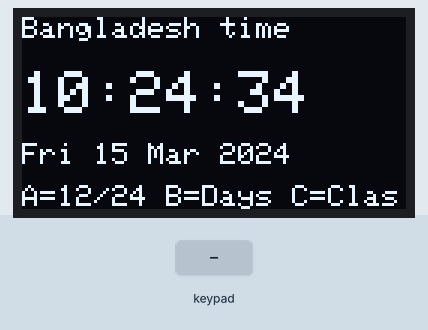
A sketch run on a simulated ESP32. Shown: 128×64 one-colour display. The inputs (shaded band) are chosen by the test bench. WiFi joins after 1.5 s; servers stay silent unless stated; the local clock reads 2024-03-15 10:24:30 at power-on unless the sketch sets it.

Above: at 4.2 s.
4.3 s: key 'A' pressed
At 4.9 s:
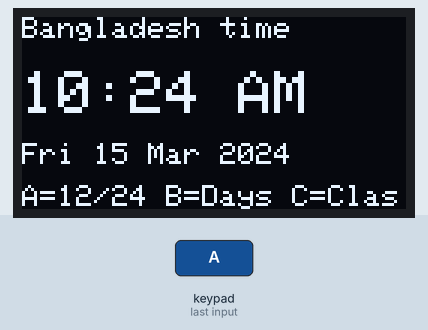
5.8 s: key 'B' pressed
At 6.3 s:
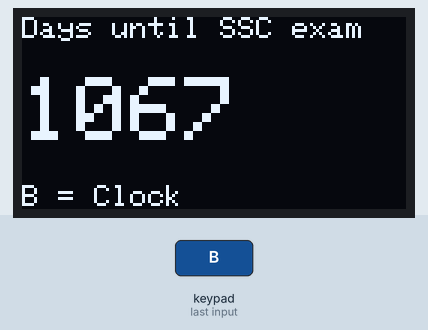
7.3 s: key 'C' pressed
At 8.5 s:
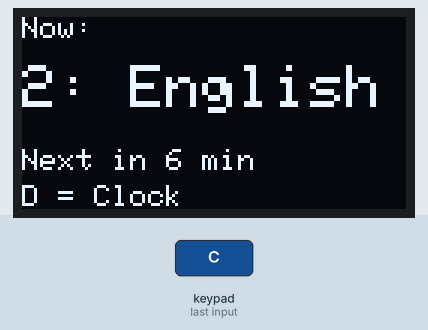
8.8 s: keypad keys 1 3 1 2 1 4 2 7 D pressed 0.4 s apart
At 13.3 s:
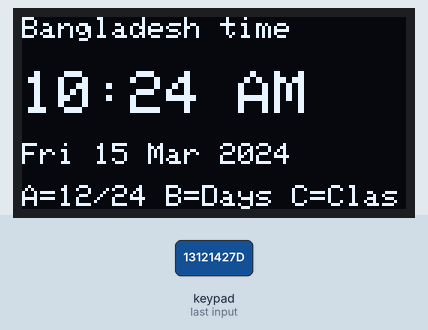
13.9 s: key 'C' pressed
At 14.8 s:
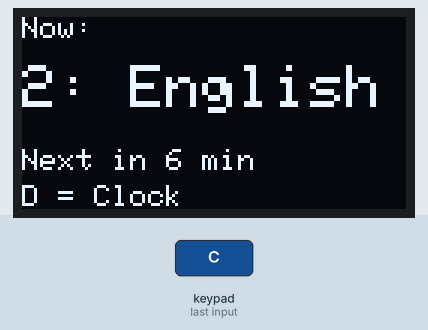
15.4 s: key 'D' pressed
At 30.9 s:
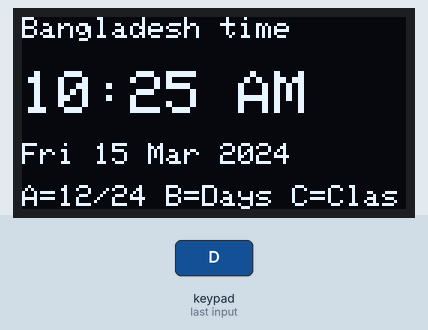
Timing chart, 0 to 31.9 s (numbered marks = the images above; inputs shaded):
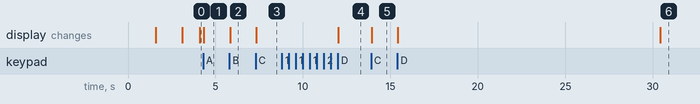

The sketch:

C4_Class_Timetable.ino
```cpp
#include <Wire.h>
#include <Adafruit_GFX.h>
#include <Adafruit_SSD1306.h>
#include <Keypad.h>
#include <WiFi.h>              // NEW: the ESP32's built-in Wi-Fi
#include <time.h>              // NEW: date and time functions

#define SCREEN_WIDTH 128
#define SCREEN_HEIGHT 64
Adafruit_SSD1306 display(SCREEN_WIDTH, SCREEN_HEIGHT, &Wire, -1);

const byte ROWS = 4;
const byte COLS = 4;
char keys[ROWS][COLS] = {
  {'1','2','3','A'},
  {'4','5','6','B'},
  {'7','8','9','C'},
  {'*','0','#','D'}
};
byte rowPins[ROWS] = {13, 12, 14, 27};
byte colPins[COLS] = {26, 25, 33, 32};
Keypad keypad = Keypad(makeKeymap(keys), rowPins, colPins, ROWS, COLS);

// ---------- CHANGE THESE: your Wi-Fi name and password ----------
const char* WIFI_NAME     = "YourWiFiName";
const char* WIFI_PASSWORD = "YourPassword";

// ---------- Bangladesh time: UTC + 6 hours ----------
const char* TIME_ZONE = "<+06>-6";
const char* TIME_SERVER = "pool.ntp.org";

// ---------- CHANGE THIS: the day you are counting down to ----------
const char* EVENT_NAME = "SSC exam";
const int EVENT_YEAR = 2027, EVENT_MONTH = 2, EVENT_DAY = 15;

bool use24Hour = true;          // A switches between 24-hour and 12-hour
int screen = 0;                 // 0 = clock, 1 = countdown
unsigned long lastUpdate = 0;

void setup() {
  Serial.begin(115200);
  if (!display.begin(SSD1306_SWITCHCAPVCC, 0x3C)) {
    Serial.println("OLED not found");
    while (true);
  }
  display.setTextColor(SSD1306_WHITE);
  connectToWiFi();
  configTzTime(TIME_ZONE, TIME_SERVER);     // ask the internet for the time
}

void loop() {
  char key = keypad.getKey();
  if (key == 'A') use24Hour = !use24Hour;   // ! flips true <-> false
  if (key == 'B') screen = 1 - screen;      // 0 -> 1, 1 -> 0
  if (key == 'C') screen = 2;               // CHALLENGE 4: class timetable
  if (key == 'D') screen = 0;

  if (key || millis() - lastUpdate >= 1000) {   // redraw once a second
    lastUpdate = millis();
    struct tm now;
    if (getLocalTime(&now)) {
      if (screen == 0) showClock(now);
      else if (screen == 1) showCountdown(now);
      else showPeriod(now);
    } else {
      showMessage("Getting time...", "from the internet");
    }
  }
}

void connectToWiFi() {
  showMessage("Connecting to Wi-Fi", WIFI_NAME);
  WiFi.begin(WIFI_NAME, WIFI_PASSWORD);
  unsigned long start = millis();
  while (WiFi.status() != WL_CONNECTED) {
    if (millis() - start > 20000) {          // give up after 20 seconds
      showMessage("Wi-Fi failed!", "Check name/password");
      while (true);                          // stop here
    }
    delay(250);
  }
  showMessage("Connected! My IP:", WiFi.localIP().toString().c_str());
  delay(1500);
}

void showClock(struct tm &now) {
  char timeText[12];
  char dateText[20];
  if (use24Hour) strftime(timeText, sizeof(timeText), "%H:%M:%S", &now);
  else           strftime(timeText, sizeof(timeText), "%I:%M %p", &now);
  strftime(dateText, sizeof(dateText), "%a %d %b %Y", &now);

  display.clearDisplay();
  display.setTextSize(1);
  display.setCursor(0, 0);
  display.println("Bangladesh time");
  display.setTextSize(2);
  display.setCursor(0, 18);
  display.println(timeText);
  display.setTextSize(1);
  display.setCursor(0, 42);
  display.println(dateText);
  display.setCursor(0, 56);
  display.print("A=12/24 B=Days C=Class");
  display.display();
}

void showCountdown(struct tm &now) {
  struct tm event = {};                  // all fields start at 0
  event.tm_year = EVENT_YEAR - 1900;     // years are counted from 1900
  event.tm_mon  = EVENT_MONTH - 1;       // months are counted from 0
  event.tm_mday = EVENT_DAY;

  struct tm today = now;                 // today at midnight
  today.tm_hour = 0;
  today.tm_min = 0;
  today.tm_sec = 0;

  long secondsLeft = (long)(mktime(&event) - mktime(&today));
  long daysLeft = secondsLeft / 86400;   // 86400 seconds in a day

  display.clearDisplay();
  display.setTextSize(1);
  display.setCursor(0, 0);
  display.print("Days until ");
  display.println(EVENT_NAME);
  display.setTextSize(3);
  display.setCursor(0, 20);
  if (daysLeft >= 0) display.println(daysLeft);
  else display.println("Done!");
  display.setTextSize(1);
  display.setCursor(0, 56);
  display.print("B = Clock");
  display.display();
}

void showMessage(const char* line1, const char* line2) {
  display.clearDisplay();
  display.setTextSize(1);
  display.setCursor(0, 0);
  display.println(line1);
  display.println("");
  display.println(line2);
  display.display();
}

// ---------- CHALLENGE 4: CLASS TIMETABLE ----------
// Change these to your own school's timetable.
// Each period starts at startHour:startMinute. The last entry is the end of school.
const int NUM_PERIODS = 7;
String periodNames[NUM_PERIODS] = {"1: Bangla", "2: English", "3: Maths", "Tiffin break",
                                   "4: Science", "5: ICT", "School is over"};
int startHour[NUM_PERIODS]   = {9,  9, 10, 11, 11, 12, 13};
int startMinute[NUM_PERIODS] = {0, 45, 30, 15, 45, 30, 15};

void showPeriod(struct tm &now) {
  int nowMinutes = now.tm_hour * 60 + now.tm_min;
  int current = -1;
  // The current period is the LAST one that has already started
  for (int i = 0; i < NUM_PERIODS; i++) {
    if (startHour[i] * 60 + startMinute[i] <= nowMinutes) current = i;
  }
  display.clearDisplay();
  display.setTextSize(1);
  display.setCursor(0, 0);
  display.println("Now:");
  display.setCursor(0, 16);   // row 16: below the yellow strip
  display.setTextSize(2);
  if (current == -1) {
    display.println("Before");
    display.println("school");
  } else {
    display.println(periodNames[current]);
  }
  display.setTextSize(1);
  if (current >= 0 && current < NUM_PERIODS - 1) {
    int next = current + 1;
    int left = startHour[next] * 60 + startMinute[next] - nowMinutes;
    display.setCursor(0, 44);
    display.print("Next in ");
    display.print(left);
    display.println(" min");
  }
  display.setCursor(0, 56);
  display.print("D = Clock");
  display.display();
}
```

Measured:
- after the input at 4.3 s, the display: changes at once (image 1)
- after the input at 5.8 s, the display: changes at once (image 2)
- after the input at 7.3 s, the display: changes at once (image 3)
- after the input at 8.8 s, the display: changes after 3.2 s (image 4)
- after the input at 13.9 s, the display: changes at once (image 5)
- after the input at 15.4 s, the display: first changes at once (image 6 shows a later state)
